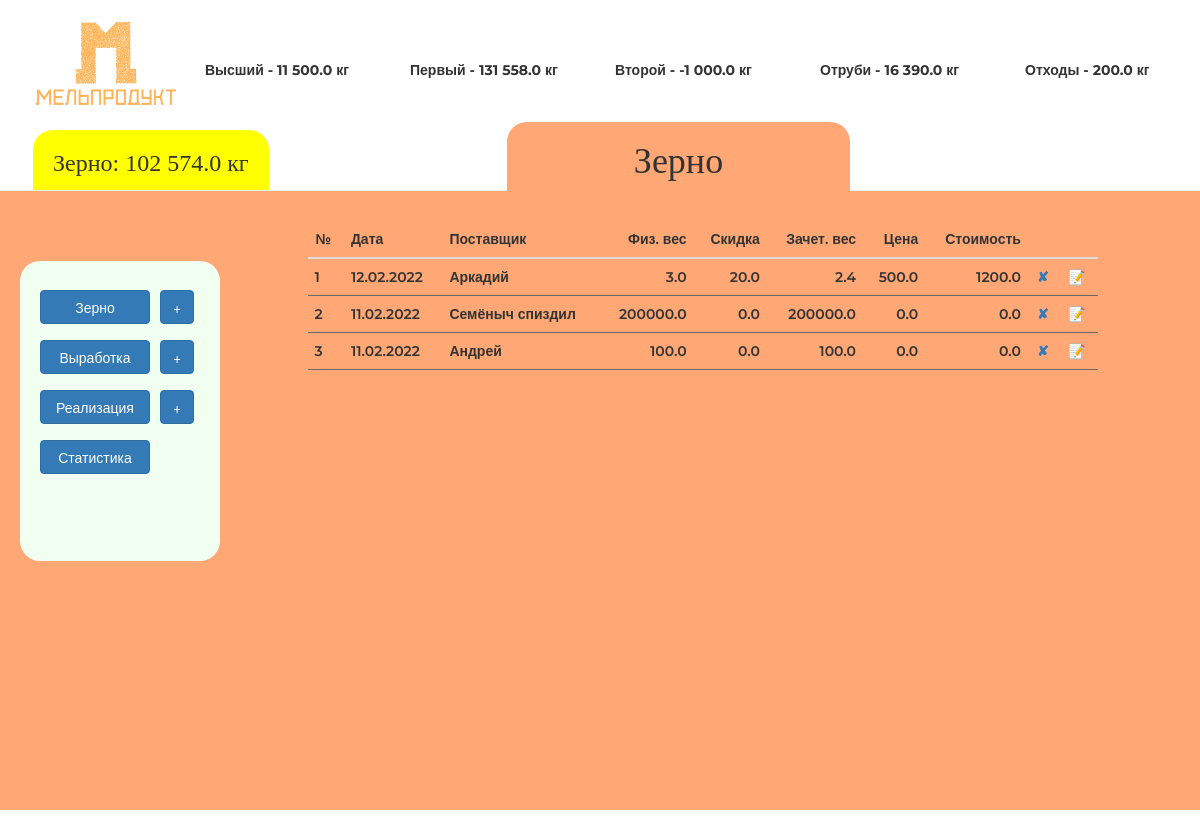
The app's page /gf/grain, older data.
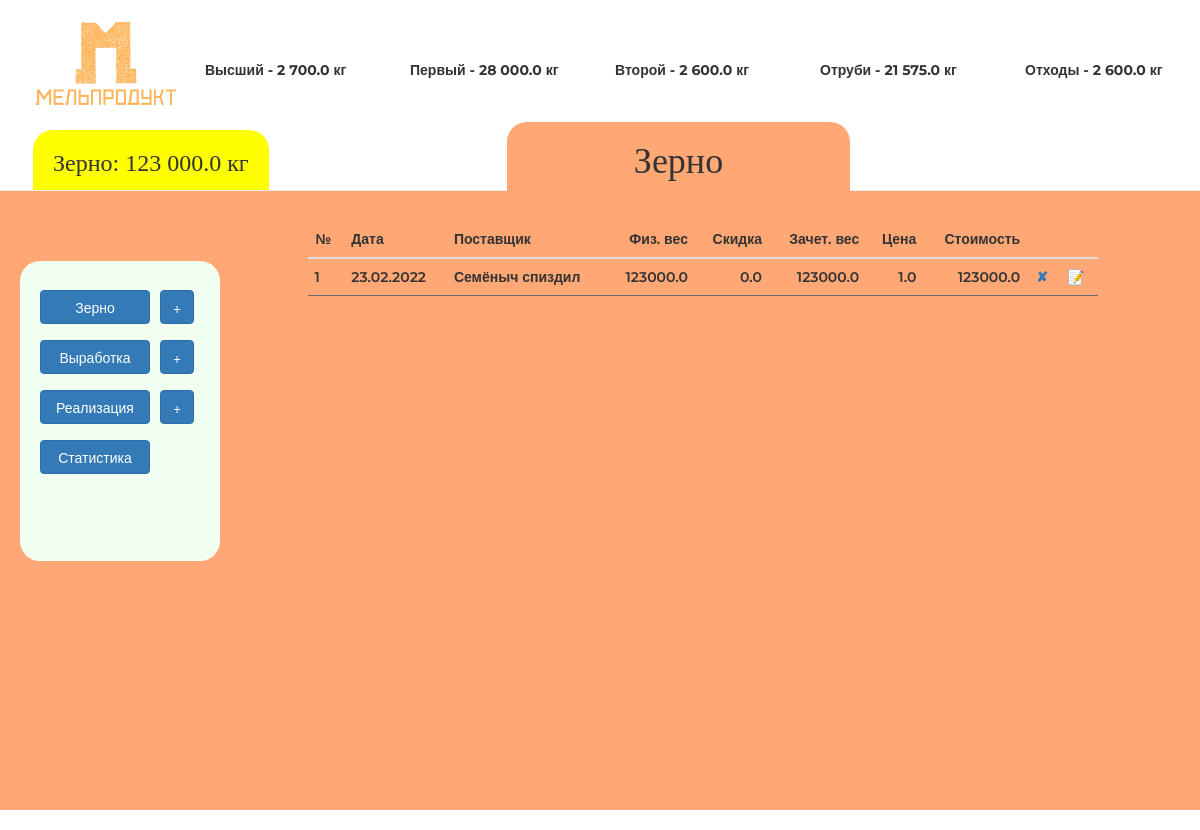
The same page, newer data.
### main.py (models this page shows)
class Grain(db.Model):
    __tablename__ = "grains"
    id = db.Column(db.Integer, primary_key=True)
    agent = db.Column(db.String(250), nullable=False)
    date = db.Column(db.Date(), nullable=False)
    value = db.Column(db.Float(20), nullable=False)
    discount = db.Column(db.Float(20), nullable=False)
    final_value = db.Column(db.Float(20), nullable=False)
    price = db.Column(db.Float(20), nullable=False)
    cost = db.Column(db.Float(20), nullable=False)

### main.py (the view)
@application.route('/gf/grain', methods=['GET', 'POST'])
def grain():
    stock = Stock.query.filter_by(id=1).first()
    grain_form = AddGrain(discount=0, date=dt.datetime.now())
    table = db.session.query(Grain).filter(Grain.date <= dt.datetime.now(),
                                                 Grain.date >= dt.datetime.now() - dt.timedelta(
                                                     days=30)).order_by(Grain.date).all()
    return render_template('grain.html', title='Зерно', form=grain_form, first='{:,}'.format(stock.first).replace(',', ' '),
                           second='{:,}'.format(stock.second).replace(',', ' '),
                           highest='{:,}'.format(stock.highest).replace(',', ' '),
                           bran='{:,}'.format(stock.bran).replace(',', ' '),
                           waste='{:,}'.format(stock.waste).replace(',', ' '),
                           grain='{:,}'.format(stock.grain).replace(',', ' '), table=reversed(table),
                           button='grain', target='grain', onclick1='onclick=', onclick22='onclick=', onclick3='onclick=',
                           onclick11='onclick=', onclick33='onclick=', bcolor='#ffa775',
                           mright='350px'
                           )

### main.py (called while the page is built)
@application.template_filter('jround')
def jround(x):
    y = round(x, 2)
    return y

### templates/grain.html (shortened to what this page needs)
{% extends 'index.html' %}
{% block table %}
{% include "grain-table.html" %}
{% endblock %}

### templates/grain-table.html (shortened to what this page needs)
<div class="col-md-8 col-sm-12" >
<table class="table table-hover counter">
        <thead>
          <tr>
            <th scope="col">№</th>
            <th scope="col">Дата</th>
            <th scope="col">Поставщик</th>
            <th scope="col" style="text-align: right; ">Физ. вес</th>
            <th scope="col" style="text-align: right; ">Скидка</th>
            <th scope="col" style="text-align: right; ">Зачет. вес</th>
            <th scope="col" style="text-align: right; ">Цена</th>
            <th scope="col" style="text-align: right; ">Стоимость</th>
            <th scope="col" style="text-align: right; "></th>
            <th scope="col" style="text-align: right; "></th>
          </tr>
        </thead>
        <tbody>
        {% for line in table %}
          <tr>
            <td>{{line.date.strftime('%d.%m.%Y')}}</td>
            <td>{{line.agent}}</td>
            <td class="rghtalgn">{{line.value}}</td>
            <td class="rghtalgn">{{line.discount}}</td>
            <td class="rghtalgn">{{line.final_value | jround()}}</td>
            <td class="rghtalgn">{{line.price}}</td>
            <td  class="rghtalgn">{{line.cost | jround()}}</td>
            <td><a href="#" data-toggle="modal" title="Удалить" data-target="#test" onclick="aTestFunction({{line.id}}, {{line.value}})">✘</a></td>
            <td><a href="{{url_for('grain_edit', item_id=line.id)}}" type="button" title="Редактировать">📝</a></td>
          </tr>
        {% endfor %}
        </tbody>
      </table>
<div class="col-md-8 col-sm-12" >
        </div>

Row changes from the older to the newer data that the page shows:
no longer on this page (row edited): Grain: date "12.02.2022", agent "Аркадий", value "3.0", discount "20.0", final_value|jround "2.4", price "500.0", cost|jround "1200.0"
no longer on this page (row edited): Grain: date "11.02.2022", agent "Семёныч спиздил", value "200000.0", discount "0.0", final_value|jround "200000.0", price "0.0", cost|jround "0.0"
no longer on this page (row edited): Grain: date "11.02.2022", agent "Андрей", value "100.0", discount "0.0", final_value|jround "100.0", price "0.0", cost|jround "0.0"
added Grain: date "23.02.2022", agent "Семёныч спиздил", value "123000.0", discount "0.0", final_value|jround "123000.0", price "1.0", cost|jround "123000.0"
Text that changed along with them:
{{ highest }}: "11 500.0" → "2 700.0"
{{ first }}: "131 558.0" → "28 000.0"
{{ second }}: "-1 000.0" → "2 600.0"
{{ bran }}: "16 390.0" → "21 575.0"
{{ waste }}: "200.0" → "2 600.0"
{{ grain }}: "102 574.0" → "123 000.0"
